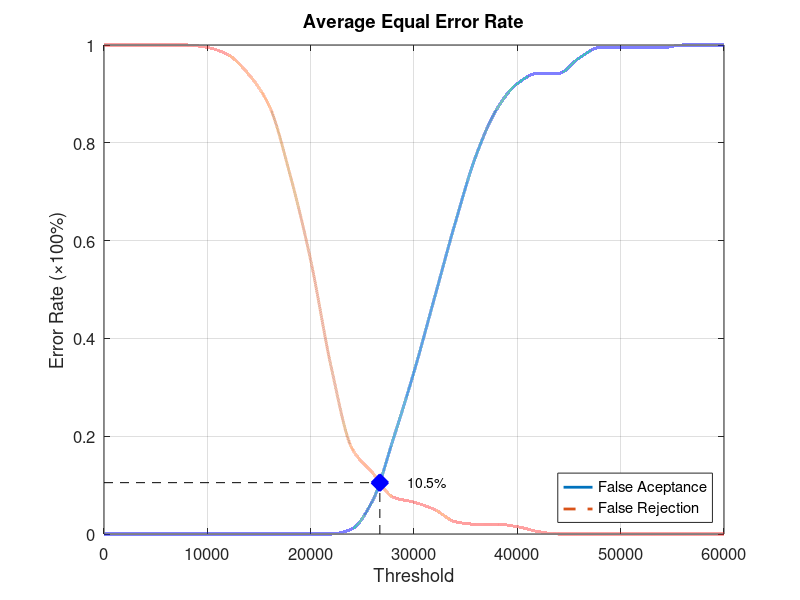
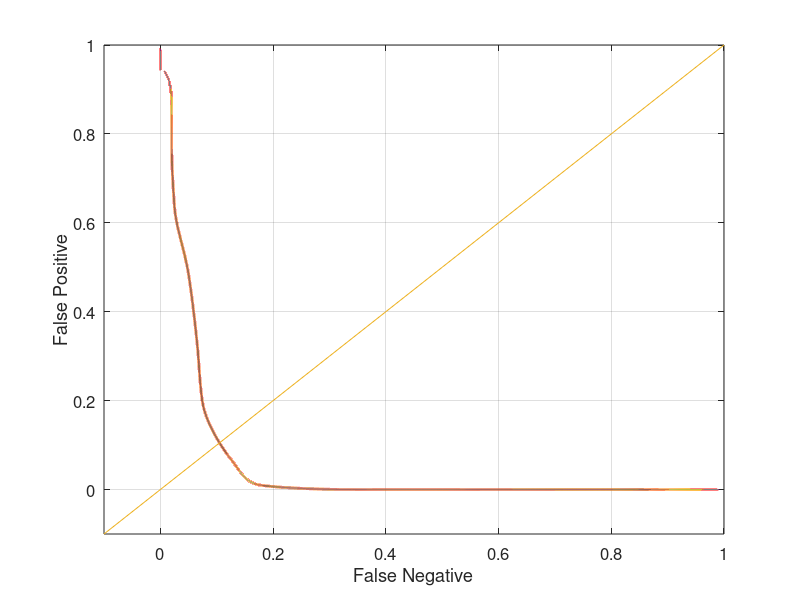

The MATLAB source for these figures, in order:
function yEER = Database1_1
close all;
clear;
clc;
x = 0:2000:60000;
xq = 0:0.5:60000;

y0 = [0 0 0 0 0 0 0 0 0 0 0 0 0.0105263 0.0684211 0.194737 0.331579 0.484211 0.636842 0.773684 0.868421 0.921053 0.942105 0.942105 0.973684 0.994737 0.994737 0.994737 0.994737 1 1 1];
yy0 = interp1(x, y0, xq, 'pchip');
y1 = [1 1 1 1 1 0.995 0.98 0.94 0.875 0.735 0.56 0.34 0.175 0.125 0.075 0.065 0.05 0.025 0.02 0.02 0.015 0.005 0 0 0 0 0 0 0 0 0];
yy1 = interp1(x, y1, xq, 'pchip');

% Calculating EER: 
y2 = abs(y0 - y1);
find(y2 == min(y2))
yy2 = abs(yy0 - yy1);
xEER = find(yy2 == min(yy2));
xEERIndex = xq(xEER) % X-axis EER
yEER = yy0(xEER) % Y-axis EER

main = figure
plot(xq, yy0,'-','LineWidth', 2);	hold on
plot(xq, yy1,'--','LineWidth', 2);	hold on
plot([xEERIndex xEERIndex], [0 yEER], 'k--');	hold on
plot([0 xEERIndex], [yEER yEER], 'k--');	hold on
plot(xEERIndex, yEER, 'bx', 'LineWidth', 10);	hold on
text(xEERIndex + 10 * xEERIndex / 100, yEER, [num2str(round((10000 * yEER)) / 100) '%'])
legend('False Aceptance', 'False Rejection', 'Location', 'SouthEast')
xlabel('Threshold')
ylabel('Error Rate (\times100%)')
title('Average Equal Error Rate')
set(gca, 'FontSize', 12)
axis([0 60000 0 1])
grid on

print(main, 'Database1_1Main', '-dpng');
FNRxFPR = figure('Color', [1 1 1]);
plot(yy1, yy0, '-', yy1, yy0, 'LineWidth', 2);
hold on
y = -0.1:0.1:1
plot(y, y); 
set(gca, 'FontSize', 12)
xlabel('False Negative')
ylabel('False Positive')
axis([-0.1 1 -0.1 1])
set(gca, 'FontSize', 12)
grid on

print(FNRxFPR, 'Database1_1FNRxFPR','-dpng');
end
